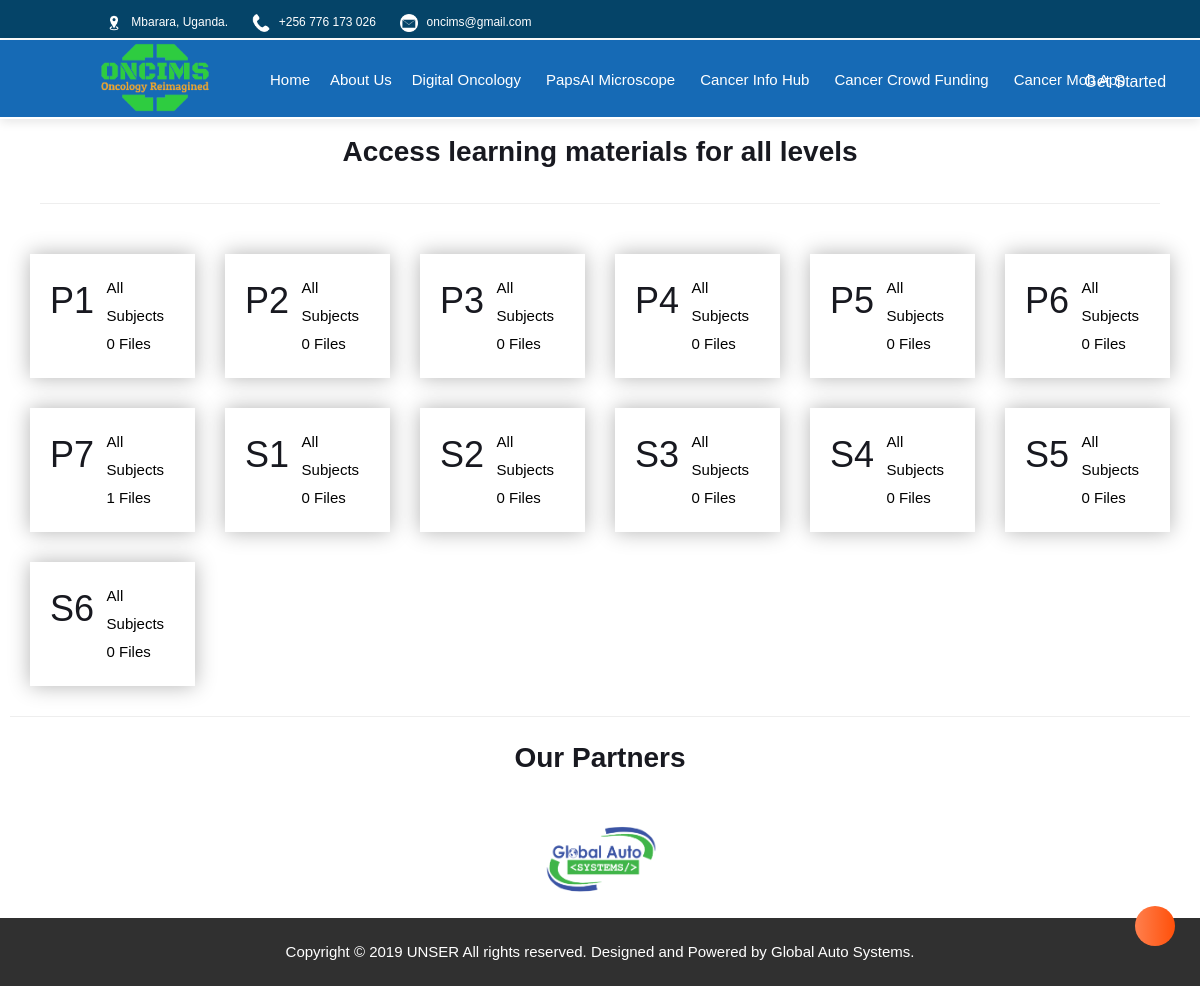
The page /covid19/ on the database its author committed.
### public/models.py (models this page shows, shortened)
class Classe(models.Model):
	name = models.CharField(max_length=45, unique=True,)

### public/views.py (the view)
# urls.py: path('covid19/', views.covid19, name='covid19'),
def covid19(request):
	classes = Classe.objects.annotate(uploads=Count('lockdownpackage')).order_by('id')
	return render(request, 'public/covid19.html', {'title': 'COVID-19','classes': classes})

### public/templates/public/covid19.html
{% extends 'public/base.html' %}
{% load static %}
{% block content %}
<div class="container">
    <div class="row">
        <div class="col-lg-12 mg-t-30">
            <div class="px-3">
                <h3 style="text-align: center;"><b>Access learning materials for all levels</b></h3>
                <hr>
            </div>
        </div>
    </div>
    <div class="row">
    {% for class in classes %}
    <a href="{% url 'covid19-downloads' class.id %}">
        <div class="col-lg-2 mg-t-30">
            <div class="author-permissio-wrap shadow-reset">
                <div style="display: flex;">
                    <div >
                        <h2>{{class.name}}</h2>
                    </div>
                    <div style="margin-left: 10%; color: black;">
                        All Subjects
                        {{class.uploads}} Files
                    </div>
                </div>
            </div>
        </div>
    </a>
    {% endfor %}
    </div>
</div>
{% endblock content %}

### ministry/static/css/switcher/color-one.css (style rules this page uses)
html, body { font-family: 'Open Sans', sans-serif;font-weight:400;background: #27ae60 }

### ministry/static/css/switcher/color-two.css (style rules this page uses)
html, body { font-family: 'Open Sans', sans-serif;font-weight:400;background: #1c84c6 }

### ministry/static/css/switcher/color-three.css (style rules this page uses)
html, body { font-family: 'Open Sans', sans-serif;font-weight:400;background: #ed5565 }

### ministry/static/css/switcher/color-four.css (style rules this page uses)
html, body { font-family: 'Open Sans', sans-serif;font-weight:400;background: #1ab394 }

### ministry/static/css/switcher/color-five.css (style rules this page uses)
html, body { font-family: 'Open Sans', sans-serif;font-weight:400;background: #EE7752 }

### ministry/static/css/switcher/color-six.css (style rules this page uses)
html, body { font-family: 'Open Sans', sans-serif;font-weight:400;background: #27ae60 }

### ministry/static/css/switcher/color-seven.css (style rules this page uses)
html, body { font-family: 'Open Sans', sans-serif;font-weight:400;background: #7f8c8d }

### ministry/static/css/switcher/color-eight.css (style rules this page uses)
html, body { font-family: 'Open Sans', sans-serif;font-weight:400;background: #0000ff }

### ministry/static/css/switcher/color-nine.css (style rules this page uses)
html, body { font-family: 'Open Sans', sans-serif;font-weight:400;background: #ff0080 }

### ministry/static/css/switcher/color-ten.css (style rules this page uses)
html, body { font-family: 'Open Sans', sans-serif;font-weight:400;background: #1a0000 }

### rows shown on the page
Classe: name "P1", uploads "0"
Classe: name "P2", uploads "0"
Classe: name "P3", uploads "0"
Classe: name "P4", uploads "0"
Classe: name "P5", uploads "0"
Classe: name "P6", uploads "0"
Classe: name "P7", uploads "1"
Classe: name "S1", uploads "0"
Classe: name "S2", uploads "0"
Classe: name "S3", uploads "0"
Classe: name "S4", uploads "0"
Classe: name "S5", uploads "0"
Classe: name "S6", uploads "0"
